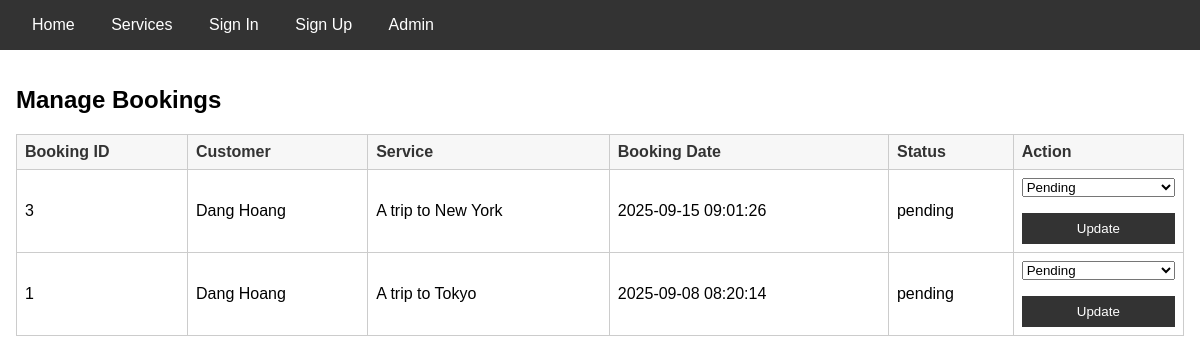
/admin/bookings (signed in), run on an earlier commit of the app's database.
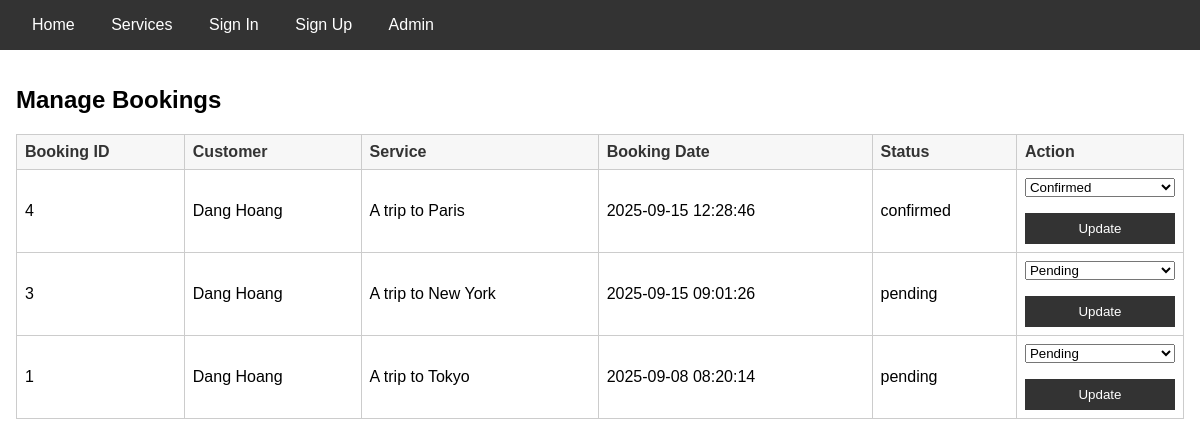
And on a later commit of the database.
### tables this page shows
CREATE TABLE bookings (
    booking_id INTEGER PRIMARY KEY AUTOINCREMENT,
    customer_id INT NOT NULL,             -- Giữ nguyên
    service_id INT NOT NULL,              -- Giữ nguyên
    booking_date TIMESTAMP DEFAULT CURRENT_TIMESTAMP, -- Giữ nguyên
    travel_date DATE NOT NULL,            -- Giữ nguyên
    num_travelers INT DEFAULT 1,          -- Giữ nguyên
    status TEXT CHECK(status IN ('pending','confirmed','canceled')) DEFAULT 'pending',
    total_amount NUMERIC not null,                 -- Giữ nguyên
    FOREIGN KEY (customer_id) REFERENCES customers(customer_id) ON DELETE CASCADE,
    FOREIGN KEY (service_id) REFERENCES travel_services(service_id) ON DELETE CASCADE
);

CREATE TABLE customers (
    customer_id INTEGER PRIMARY KEY AUTOINCREMENT,
    full_name TEXT NOT NULL,              -- Đã đổi
    email TEXT UNIQUE NOT NULL,           -- Đã đổi
    password_hash TEXT NOT NULL,          -- Đã đổi
    phone TEXT,                           -- Đã đổi
    address TEXT
, verified INTEGER DEFAULT 0, verification_code TEXT DEFAULT '', code_expiry DATETIME DEFAULT NULL);

CREATE TABLE travel_services (
    service_id INTEGER PRIMARY KEY AUTOINCREMENT,
    price NUMERIC NOT NULL,              
    rating NUMERIC,                      
    destination TEXT,                    
    flight TEXT,        -- Thông tin chuyến bay, NULL nếu không phải flight
    hotel TEXT,         -- Thông tin khách sạn, NULL nếu không phải hotel
    tour TEXT,          -- Thông tin tour, NULL nếu không phải tour
    max_travelers INT, 
    title TEXT NOT NULL,                  
    description TEXT,
    start_date DATE,                      
    end_date DATE,                        
    created_at TIMESTAMP DEFAULT CURRENT_TIMESTAMP
);

### admin/routes.py (the view)
@admin_bp.route('/bookings')
@login_required
def manage_bookings():
    conn = get_db_connection()
    bookings = conn.execute("""SELECT b.*, c.full_name, s.title FROM bookings b
                             JOIN customers c ON b.customer_id = c.customer_id
                             JOIN travel_services s ON b.service_id = s.service_id
                             ORDER BY b.booking_date DESC""").fetchall()
    conn.close()
    return render_template('bookings.html', bookings=bookings)

### admin/routes.py (called while the page is built)
def login_required(f):
    @wraps(f)
    def decorated_function(*args, **kwargs):
        if 'admin_id' not in session:
            return redirect(url_for('admin.login', next=request.url))
        return f(*args, **kwargs)
    return decorated_function

### database.py (called while the page is built)
def get_db_connection():
    conn = sqlite3.connect('travel.db')
    conn.row_factory = sqlite3.Row
    return conn

### templates/admin/bookings.html (shortened to what this page needs)
{% extends 'base.html' %}
{% block content %}
    <h2>Manage Bookings</h2>
    <table>
        <thead>
            <tr>
                <th>Booking ID</th>
                <th>Customer</th>
                <th>Service</th>
                <th>Booking Date</th>
                <th>Status</th>
                <th>Action</th>
            </tr>
        </thead>
        <tbody>
            {% for booking in bookings %}
                <tr>
                    <td>{{ booking['booking_id'] }}</td>
                    <td>{{ booking['full_name'] }}</td>
                    <td>{{ booking['title'] }}</td>
                    <td>{{ booking['booking_date'] }}</td>
                    <td>{{ booking['status'] }}</td>
                    <td>
                        <form action="{{ url_for('admin.update_booking_status', booking_id=booking['booking_id']) }}" method="post">
                            <select name="status">
                                <option value="pending" {% if booking['status'] == 'pending' %}selected{% endif %}>Pending</option>
                                <option value="confirmed" {% if booking['status'] == 'confirmed' %}selected{% endif %}>Confirmed</option>
                            </select>
                            <button type="submit">Update</button>
                        </form>
                    </td>
                </tr>
            {% endfor %}
        </tbody>
    </table>
{% endblock %}

### templates/base.html (shortened to what this page needs)
<!DOCTYPE html>
<html lang="en">
<head>
    <link rel="stylesheet" href="{{ url_for('static', filename='css/style.css') }}">
</head>
<body>
    <header>
        <nav>
            <a href="{{ url_for('index') }}">Home</a>
            <a href="{{ url_for('services.index') }}">Services</a>
            {% if session['customer_name'] %}
                <a href="{{ url_for('profile.index') }}">Hi, {{ session['customer_name'] }}</a>
                <a href="{{ url_for('booking.history') }}">My Bookings</a>
                <a href="{{ url_for('auth.logout') }}">Logout</a>
            {% else %}
                <a href="{{ url_for('auth.signin') }}">Sign In</a>
                <a href="{{ url_for('auth.signup') }}">Sign Up</a>
            {% endif %}
            <a href="{{ url_for('admin.login') }}">Admin</a>
        </nav>
    </header>
    <main>
        {% block content %}{% endblock %}
    </main>
</body>
</html>

### static/css/style.css (style rules this page uses)
body { font-family: sans-serif; margin: 0; }
header { background-color: #333; color: white; padding: 1rem; }
nav a { color: white; margin: 0 1rem; text-decoration: none; }
main { padding: 1rem; }
table { width: 100%; border-collapse: collapse; }
th, td { border: 1px solid #cccccc; padding: 0.5rem; text-align: left; }
thead th { background: #f7f7f7; color: #333333; }
form { display: flex; flex-direction: column; max-width: 300px; }
form button { margin-top: 1rem; padding: 0.5rem; background-color: #333; color: white; border: none; cursor: pointer; }

What changed in the data, as far as the page shows it:
added bookings: booking_id "4", full_name "Dang Hoang", title "A trip to Paris", booking_date "2025-09-15 12:28:46", status "confirmed", status "Confirmed"
